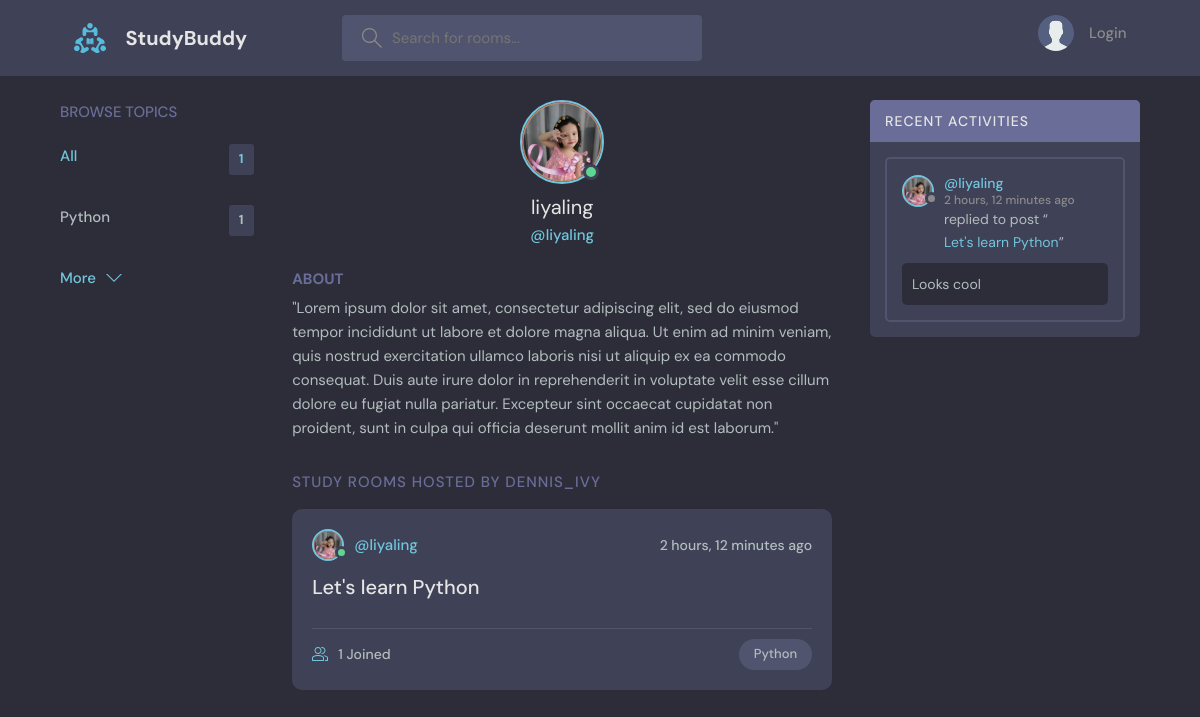
The app's page /profile/1/, older data.
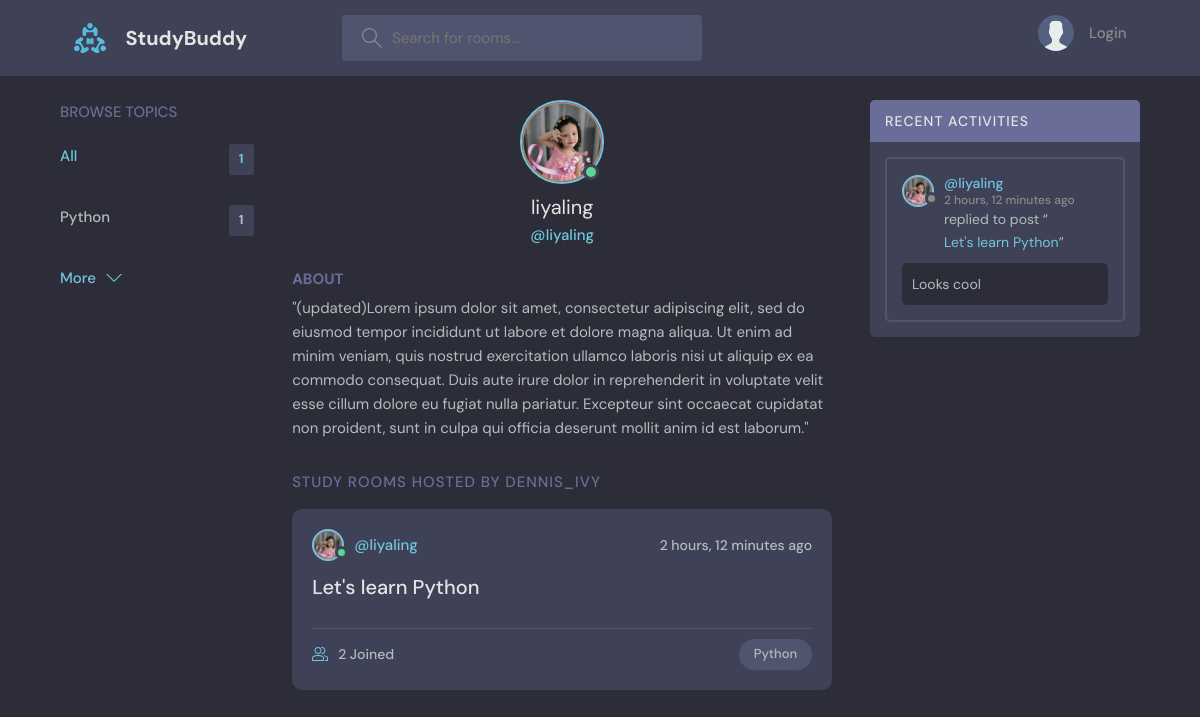
The same page, newer data.
### base/models.py (models this page shows, shortened)
class User(AbstractUser):
    name = models.CharField(max_length=200, null=True)
    email = models.EmailField(unique=True, null=True)
    bio = models.TextField(null=True)
    avatar = models.ImageField(null=True, default="avatar.svg")
    USERNAME_FIELD = 'email'
    REQUIRED_FIELDS = []

class Room(models.Model):
    host = models.ForeignKey(User, on_delete=models.SET_NULL, null=True)
    topic = models.ForeignKey(Topic, on_delete=models.SET_NULL, null=True)
    name = models.CharField(max_length=200)
    description = models.TextField(null=True, blank=True)
    participants = models.ManyToManyField(User, related_name='participants', blank=True)
    updated = models.DateTimeField(auto_now=True)
    created = models.DateTimeField(auto_now_add=True)
    class Meta:
        ordering = ['-updated', '-created']
    def __str__(self):
        return self.name

class Topic(models.Model):
    name = models.CharField(max_length=200)

### base/views.py (the view)
# urls.py: path('profile/<str:pk>/', views.userProfile, name="user-profile"),
def userProfile(request, pk):
    user = User.objects.get(id=pk)
    rooms = user.room_set.all()
    room_messages = user.message_set.all()
    topics = Topic.objects.all()
    context = {'user': user,'rooms':rooms,'room_messages':room_messages,'topics':topics}
    return render(request, 'base/profile.html', context)

### base/templates/base/profile.html (shortened to what this page needs)
{% extends 'main.html' %}
{% block content %}
  <main class="profile-page layout layout--3">
    <div class="container">
      {% include 'base/topics_component.html' %}
      <div class="roomList">
        <div class="profile">
          <div class="profile__avatar">
            <div class="avatar avatar--large active">
              <img src="{{user.avatar.url}}" />
            </div>
          </div>
          <div class="profile__info">
            <h3>{{user.username}}</h3>
            <p>@{{user.username}}</p>
          </div>
          <div class="profile__about">
            <h3>About</h3>
            <p>
              {{user.bio}}
            </p>
          </div>
        </div>
        <div class="roomList__header">
          <div>
            <h2>Study Rooms Hosted by dennis_ivy</a>
            </h2>
          </div>
        </div>
        {% include 'base/feed_component.html' %}
      </div>
      {% include 'base/activity_component.html' %}
    </div>
  </main>
{% endblock %}

### base/templates/base/feed_component.html (shortened to what this page needs)
{% for room in rooms %}
<div class="roomListRoom">
    <div class="roomListRoom__header">
      <a href="{% url 'user-profile' room.host.id %}" class="roomListRoom__author">
        <div class="avatar avatar--small active">
          <img src="{{room.host.avatar.url}}" />
        </div>
        <span>@{{room.host.username}}</span>
      </a>
      <div class="roomListRoom__actions">
        <span>{{room.created|timesince}} ago</span>
      </div>
    </div>
    <div class="roomListRoom__content">
      <a href="{% url 'room' room.id %}">{{room.name}}</a>
    </div>
    <div class="roomListRoom__meta">
      <a href="{% url 'room' room.id %}" class="roomListRoom__joined">
        {{room.participants.all.count}} Joined
      </a>
      <p class="roomListRoom__topic">{{room.topic.name}}</p>
    </div>
  </div>
  {% endfor %}

Row changes from the older to the newer data that the page shows:
changed User "liyaling": bio "\"Lorem ipsum dolor sit amet,…" → "\"(updated)Lorem ipsum dolor sit amet,…"
computed for Room "Let's learn Python": participants.all.count "1" → "2"
